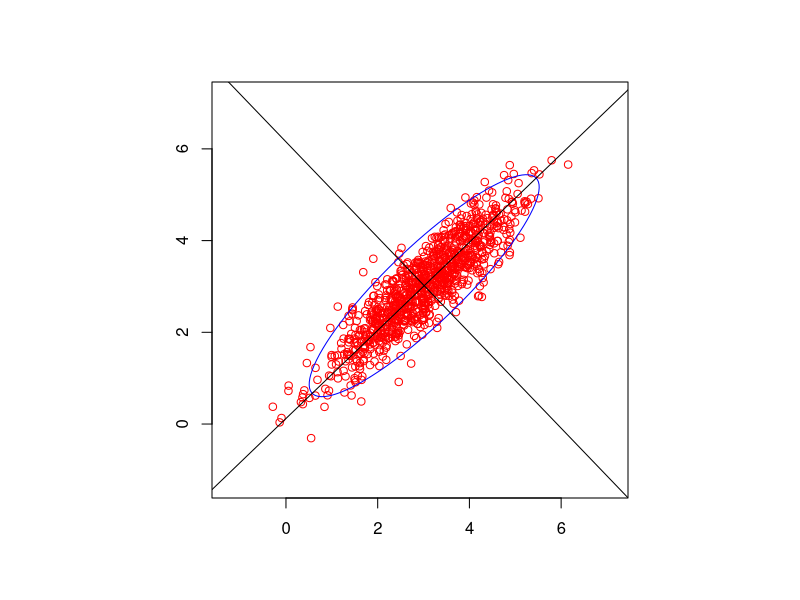
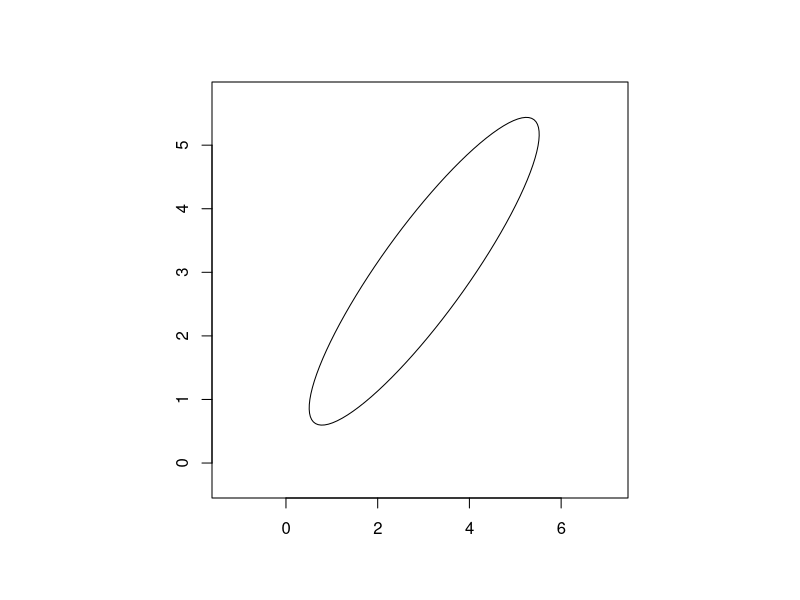

These figures' R source, in order:

# Load packages -----------------------------------------------------------

library(MASS)
library(ellipse)


# Generate data from a bivariate normal dist ------------------------------

#mu = vector of means, size 2x1 with values 3, 3
mu = c(3,3)
#rho = R = correlation matrix, 2x2 matrix with values, 1, 0.9, 0.9, 1
rho = matrix(c(1, 0.9, 0.9, 1), nrow=2, ncol=2)
#vector of standard deviations, size 2x1 with values 1, 1
sds = c(1,1)

#mvrnorm takes mu and sigma (the covaraition matrix)
#sigma is the covariance matrix
sigma = diag(sds) %*% rho %*% diag(sds) #diag creates matrix with values from vector "sds" down the diagonal
x = mvrnorm(1000, mu, sigma) #matrix x has 1000 rows and 2 columns (1000x2), this is the data matrix

#square plot
par(pty="s")
xlim = extendrange(x[,1:2], f=0.15)
ylim = xlim
plot(x, xlab="", ylab="", xlim=xlim, ylim=ylim, col="red")

#estimate the parameters
muhat = apply(x,2,mean) #sample means
SDhat = apply(x,2,sd) #sample standard deviations
sighat = cov(x) #sample covariance matrix
rhohat = cor(x) #sample correlation matrix

#estimated density contour
lines(ellipse(rhohat,scale=SDhat, centre=muhat, level=0.95), type = "l", col = "blue")

#eigendecomposition of the estimate covariance matrix
#v gives the eigenvectors (one in each column)
#lambda gives the eigenvalues
e = eigen(sighat)
v1 = e$vectors[,1]
lambda1 = e$values[1]
v2 = e$vectors[,2]
lambda2 = e$values[2]

#the major axis
slope = v1[2]/v1[1]
intercept = muhat[2] - slope*muhat[1]
abline(intercept, slope)

#the minor axis
slope = v2[2]/v2[1]
intercept = muhat[2] - slope*muhat[1]
abline(intercept, slope)

plot(x, xlab="", ylab="", xlim=xlim, type = "n")
lines(ellipse(rhohat, scale=SDhat, centre=muhat,level=0.95), type="l")
